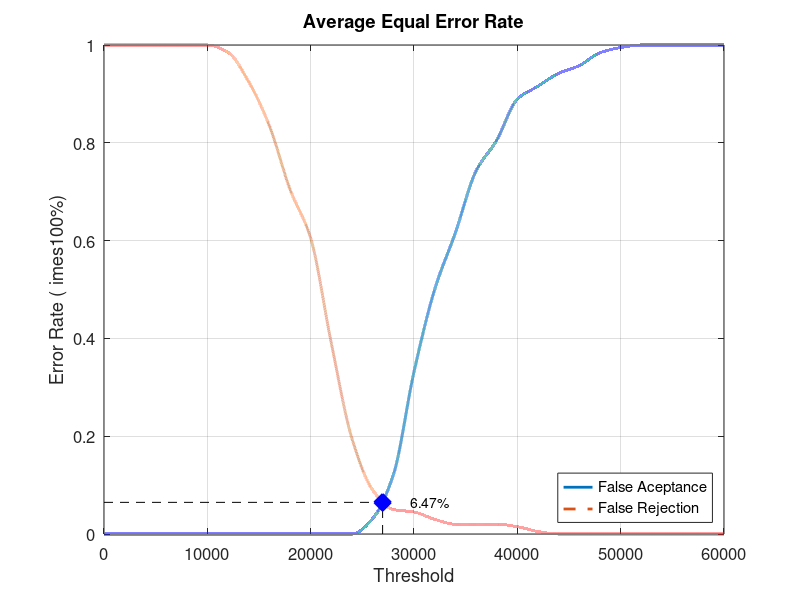
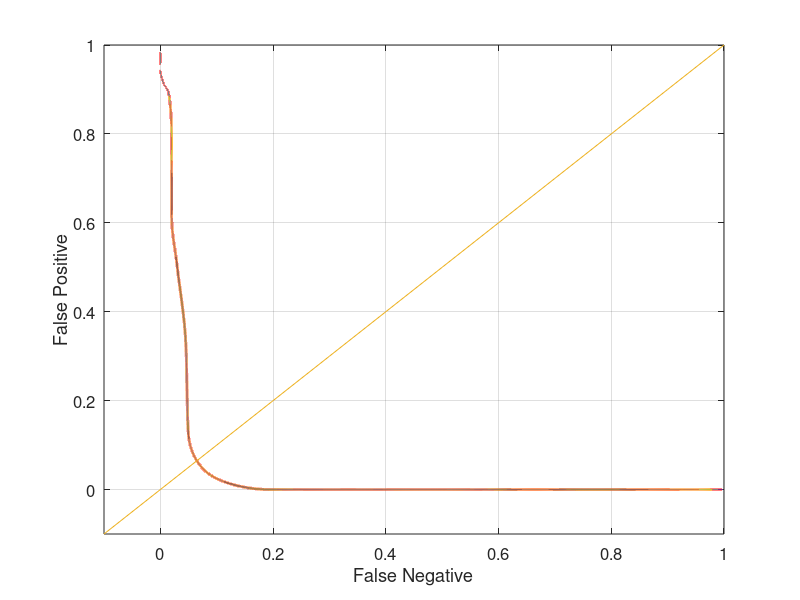

The MATLAB source for these figures, in order:
close all;
clear;
clc;
x = 0:2000:60000;
xq = 0:0.5:60000;

y0 = [0 0 0 0 0 0 0 0 0 0 0 0 0 0.0315789 0.121053 0.331579 0.5 0.615789 0.742105 0.805263 0.889474 0.915789 0.942105 0.957895 0.984211 0.994737 1 1 1 1 1]
yy0 = interp1(x, y0, xq, 'pchip');
y1 = [1 1 1 1 1 1 0.985 0.925 0.835 0.705 0.605 0.39 0.195 0.09 0.05 0.045 0.03 0.02 0.02 0.02 0.015 0.005 0 0 0 0 0 0 0 0 0]
yy1 = interp1(x, y1, xq, 'pchip');

% Calculating EER: 
y2 = abs(y0 - y1);
find(y2 == min(y2))
yy2 = abs(yy0 - yy1);
xEER = find(yy2 == min(yy2));
xEERIndex = xq(xEER) % X-axis EER
yEER = yy0(xEER) % Y-axis EER

main = figure
plot(xq, yy0,'-','LineWidth', 2);	hold on
plot(xq, yy1,'--','LineWidth', 2);	hold on
plot([xEERIndex xEERIndex], [0 yEER], 'k--');	hold on
plot([0 xEERIndex], [yEER yEER], 'k--');	hold on
plot(xEERIndex, yEER, 'bx', 'LineWidth', 10);	hold on
text(xEERIndex + 10 * xEERIndex / 100, yEER, [num2str(round((10000 * yEER)) / 100) '%'])
legend('False Aceptance', 'False Rejection', 'Location', 'SouthEast')
xlabel('Threshold')
ylabel('Error Rate (	imes100%)')
title('Average Equal Error Rate')
set(gca, 'FontSize', 12)
axis([0 60000 0 1])
grid on

print(main, 'Database5_1Main', '-dpng');
FNRxFPR = figure('Color', [1 1 1]);
plot(yy1, yy0, '-', yy1, yy0, 'LineWidth', 2);
hold on
y = -0.1:0.1:1
plot(y, y); 
set(gca, 'FontSize', 12)
xlabel('False Negative')
ylabel('False Positive')
axis([-0.1 1 -0.1 1])
set(gca, 'FontSize', 12)
grid on

print(FNRxFPR, 'Database5_1FNRxFPR','-dpng');
